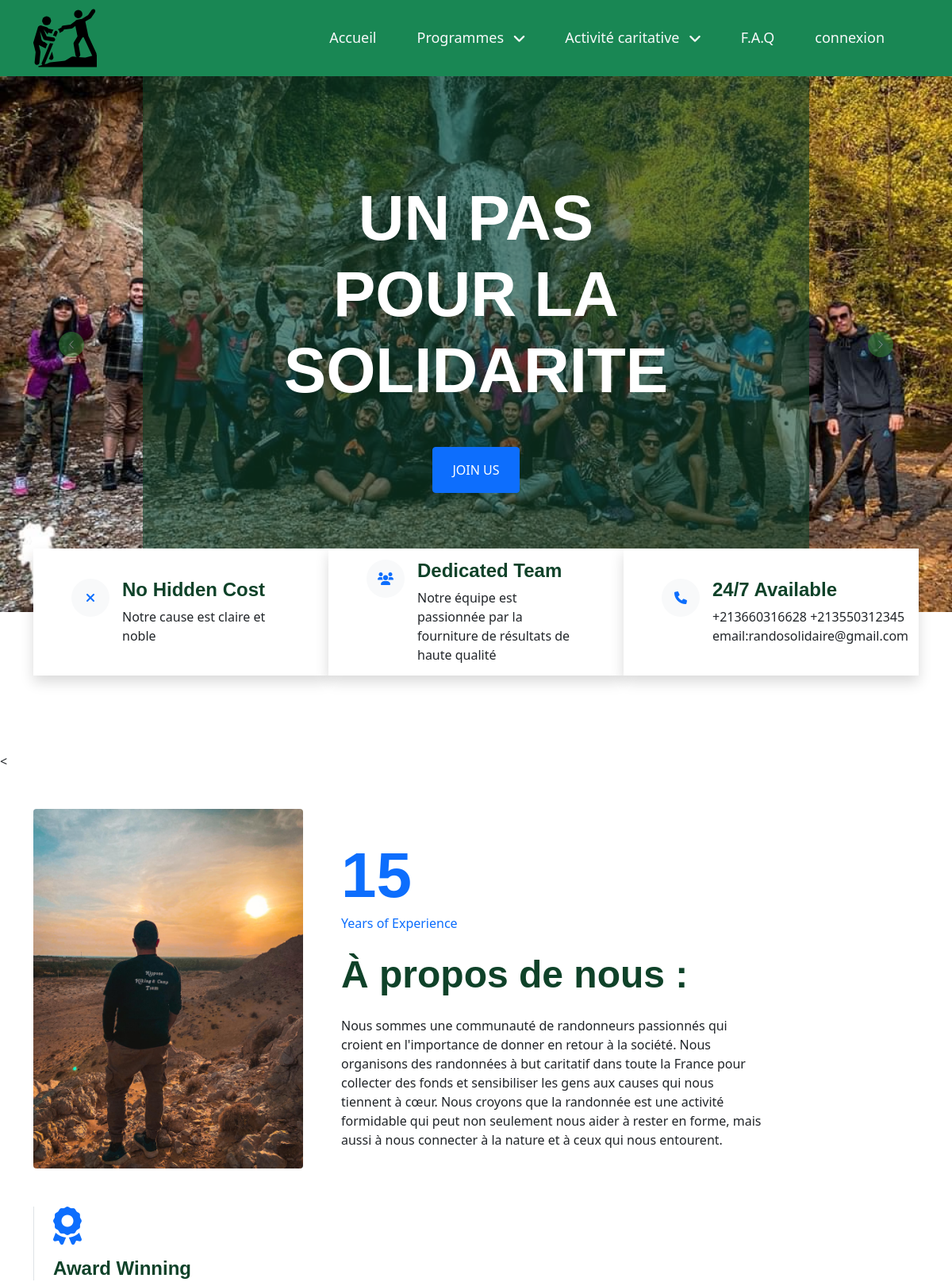
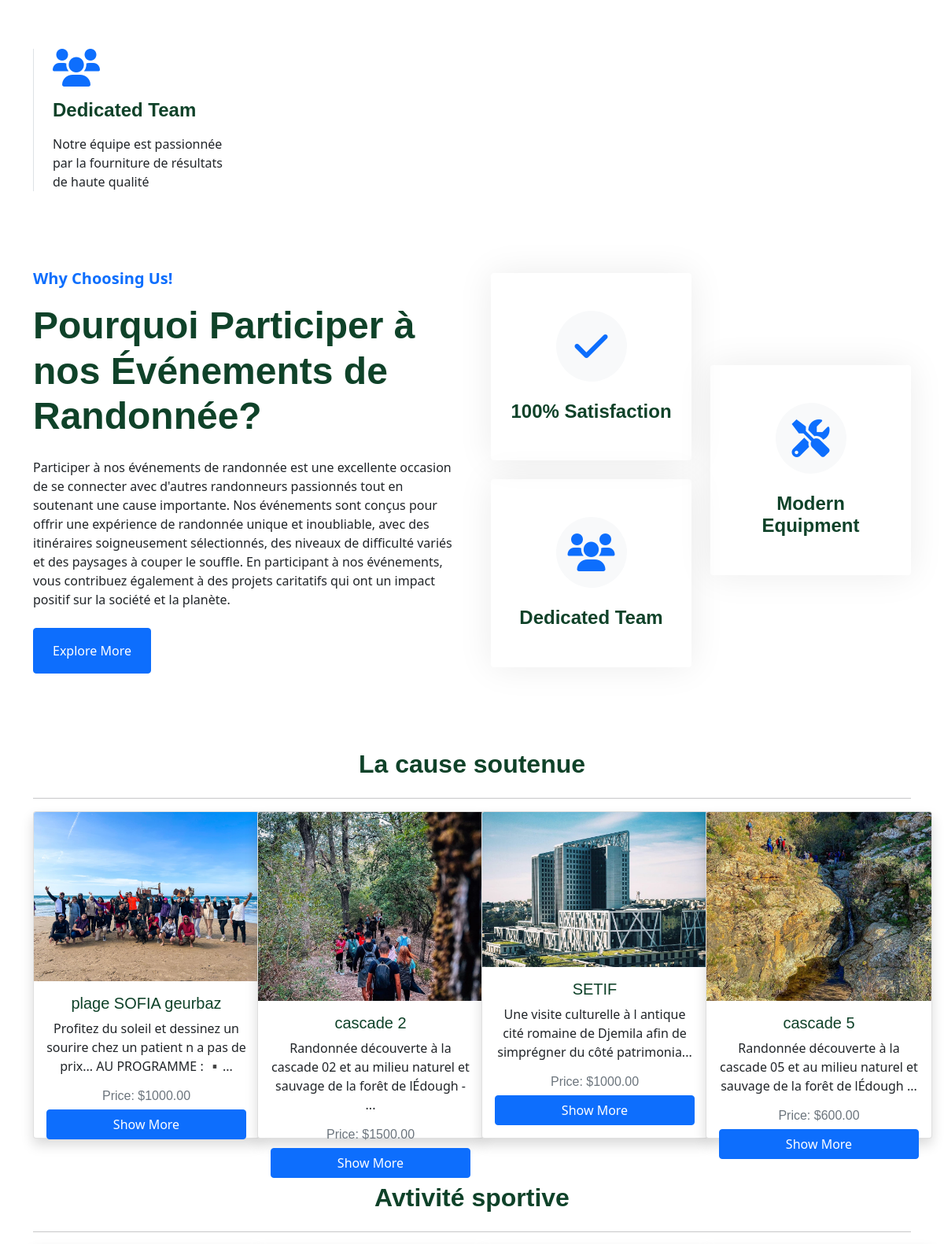
The page / (upper part) on the database its author committed (2 pictures, top to bottom).
### tables this page shows
CREATE TABLE `trips` (
  `id` int(11) NOT NULL,
  `name` varchar(255) NOT NULL,
  `slug` varchar(255) NOT NULL,
  `description` text NOT NULL,
  `start_date` date NOT NULL,
  `end_date` date NOT NULL,
  `trip_price` decimal(10,2) NOT NULL,
  `max_participants` int(11) NOT NULL,
  `status` tinyint(1) NOT NULL,
  `images` text DEFAULT NULL,
  `created_at` timestamp NOT NULL DEFAULT current_timestamp(),
  `updated_at` timestamp NOT NULL DEFAULT current_timestamp() ON UPDATE current_timestamp(),
  `category_id` int(11) NOT NULL,
  `places` int(255) NOT NULL
);

### functions/myfunctions.php (called while the page is built, shortened)
<?php
include(__DIR__ . '/../config/dbcon.php');
function getAllActive($table, $is_profit = null)
{
    global $con;
    $query = "SELECT * FROM $table WHERE status='0' ";
    if ($is_profit !== null) {
        $query .= "AND is_profit='$is_profit'";
    }
    return $query_run = mysqli_query($con, $query);
}
function getTripsByCategory($category_id)
{
    global $con;
    $query = "SELECT * FROM trips WHERE category_id='$category_id' AND status='0'";
    return $query_run = mysqli_query($con, $query);
}
?>

### index.php (the view, shortened to what this page needs)
<?php
    include('includes/header.php');
?>
<div class="container-fluid p-0 wow fadeIn" data-wow-delay="0.1s">
        <div id="header-carousel" class="carousel slide" data-bs-ride="carousel">
            <div class="carousel-inner">
                <div class="carousel-item active">
                    <img class="w-100" src="img/image1.jpg" alt="Image">
                    <div class="carousel-caption">
                        <div class="container">
                            <div class="row justify-content-center">
                                <div class="col-lg-8">
                                    <h1 class="display-1 text-white mb-5 animated slideInDown">UN PAS POUR LA SOLIDARITE</h1>
                                    <a href="register.php" class="btn btn-primary py-sm-3 px-sm-4">JOIN US</a>
                                </div>
                            </div>
                        </div>
                    </div>
                </div>
            </div>
            <button class="carousel-control-prev" type="button" data-bs-target="#header-carousel"
                data-bs-slide="prev">
                <span class="carousel-control-prev-icon" aria-hidden="true"></span>
            </button>
            <button class="carousel-control-next" type="button" data-bs-target="#header-carousel"
                data-bs-slide="next">
                <span class="carousel-control-next-icon" aria-hidden="true"></span>
            </button>
        </div>
    </div>
    <div class="container-fluid top-feature py-5 pt-lg-0">
        <div class="container py-5 pt-lg-0">
            <div class="row gx-0">
                <div class="col-lg-4 wow fadeIn" data-wow-delay="0.1s">
                    <div class="bg-white shadow d-flex align-items-center h-100 px-5" style="min-height: 160px;">
                        <div class="d-flex">
                            <div class="flex-shrink-0 btn-lg-square rounded-circle bg-light">
                                <i class="fa fa-times text-primary"></i>
                            </div>
                            <div class="ps-3">
                                <h4>No Hidden Cost</h4>
                                <span>Notre cause est claire et noble</span>
                            </div>
                        </div>
                    </div>
                </div>
                <div class="col-lg-4 wow fadeIn" data-wow-delay="0.3s">
                    <div class="bg-white shadow d-flex align-items-center h-100 px-5" style="min-height: 160px;">
                        <div class="d-flex">
                            <div class="flex-shrink-0 btn-lg-square rounded-circle bg-light">
                                <i class="fa fa-users text-primary"></i>
                            </div>
                            <div class="ps-3">
                                <h4>Dedicated Team</h4>
                                <span>Notre équipe est passionnée par la fourniture de résultats de haute qualité </span>
                            </div>
                        </div>
                    </div>
                </div>
                <div class="col-lg-4 wow fadeIn" data-wow-delay="0.5s">
                    <div class="bg-white shadow d-flex align-items-center h-100 px-5" style="min-height: 160px;">
                        <div class="d-flex">
                            <div class="flex-shrink-0 btn-lg-square rounded-circle bg-light">
                                <i class="fa fa-phone text-primary"></i>
                            </div>
                            <div class="ps-3">
                                <h4>24/7 Available</h4>
                                <span>+213660316628</span>
                                <span>+213550312345</span>
                                <span>email:randosolidaire@gmail.com</span>
                            </div>
                        </div>
                    </div>
                </div>
            </div>
        </div>
    </div>
<
    <div class="container-xxl py-5">
        <div class="container">
            <div class="row g-5 align-items-end">
                <div class="col-lg-4 wow fadeIn" data-wow-delay="0.1s" style="visibility: visible; animation-delay: 0.1s; animation-name: fadeIn;">
                    <img class="img-fluid rounded" data-wow-delay="0.1s" src="img/image3.jpg">
                </div>
                <div class="col-lg-6 col-md-7 wow fadeInUp" data-wow-delay="0.3s">
                    <h1 class="display-1 text-primary mb-0">15</h1>
                    <p class="text-primary mb-4">Years of Experience</p>
                    <h1 class="display-5 mb-4"> À propos de nous :</h1>
                    <p class="mb-4">Nous sommes une communauté de randonneurs passionnés qui croient en l'importance de donner en retour à la société. Nous organisons des randonnées à but caritatif dans toute la France pour collecter des fonds et sensibiliser les gens aux causes qui nous tiennent à cœur. Nous croyons que la randonnée est une activité formidable qui peut non seulement nous aider à rester en forme, mais aussi à nous connecter à la nature et à ceux qui nous entourent.</p>
                </div>
                <div class="col-lg-3 col-md-12 wow fadeInUp" data-wow-delay="0.5s">
                    <div class="row g-5">
                        <div class="col-12 col-sm-6 col-lg-12">
                            <div class="border-start ps-4">
                                <i class="fa fa-award fa-3x text-primary mb-3"></i>
                                <h4 class="mb-3">Award Winning</h4>
                            </div>
                        </div>
                        <div class="col-12 col-sm-6 col-lg-12">
                            <div class="border-start ps-4">
                                <i class="fa fa-users fa-3x text-primary mb-3"></i>
                                <h4 class="mb-3">Dedicated Team</h4>
                               <span>Notre équipe est passionnée par la fourniture de résultats de haute qualité</span>
                            </div>
                        </div>
                    </div>
                </div>
            </div>
        </div>
    </div>
    <div class="container-xxl py-5">
        <div class="container">
            <div class="row g-5 align-items-center">
                <div class="col-lg-6 wow fadeInUp" data-wow-delay="0.1s">
                    <p class="fs-5 fw-bold text-primary">Why Choosing Us!</p>
                    <h1 class="display-5 mb-4">Pourquoi Participer à nos Événements de Randonnée?</h1>
                    <p class="mb-4">Participer à nos événements de randonnée est une excellente occasion de se connecter avec d'autres randonneurs passionnés tout en soutenant une cause importante. Nos événements sont conçus pour offrir une expérience de randonnée unique et inoubliable, avec des itinéraires soigneusement sélectionnés, des niveaux de difficulté variés et des paysages à couper le souffle. En participant à nos événements, vous contribuez également à des projets caritatifs qui ont un impact positif sur la société et la planète.</p>
                    <a class="btn btn-primary py-3 px-4" href="contact.php">Explore More</a>
                </div>
                <div class="col-lg-6">
                    <div class="row g-4 align-items-center">
                        <div class="col-md-6">
                            <div class="row g-4">
                                <div class="col-12 wow fadeIn" data-wow-delay="0.3s">
                                    <div class="text-center rounded py-5 px-4" style="box-shadow: 0 0 45px rgba(0,0,0,.08);">
                                        <div class="btn-square bg-light rounded-circle mx-auto mb-4" style="width: 90px; height: 90px;">
                                            <i class="fa fa-check fa-3x text-primary"></i>
                                        </div>
                                        <h4 class="mb-0">100% Satisfaction</h4>
                                    </div>
                                </div>
                                <div class="col-12 wow fadeIn" data-wow-delay="0.5s">
                                    <div class="text-center rounded py-5 px-4" style="box-shadow: 0 0 45px rgba(0,0,0,.08);">
                                        <div class="btn-square bg-light rounded-circle mx-auto mb-4" style="width: 90px; height: 90px;">
                                            <i class="fa fa-users fa-3x text-primary"></i>
                                        </div>
                                        <h4 class="mb-0">Dedicated Team</h4>
                                    </div>
                                </div>
                            </div>
                        </div>
                        <div class="col-md-6 wow fadeIn" data-wow-delay="0.7s">
                            <div class="text-center rounded py-5 px-4" style="box-shadow: 0 0 45px rgba(0,0,0,.08);">
                                <div class="btn-square bg-light rounded-circle mx-auto mb-4" style="width: 90px; height: 90px;">
                                    <i class="fa fa-tools fa-3x text-primary"></i>
                                </div>
                                <h4 class="mb-0">Modern Equipment</h4>
                            </div>
                        </div>
                    </div>
                </div>
            </div>
        </div>
</div>
<div class="container-xxl py-5">
    <div class="container">
        <div class="row">
            <div class="col-md-12">
                <h2 class="text-center mb-4">La cause soutenue </h2>
                <hr>
                <div class="row">
                <?php
                $non_profit_categories = getAllActive('categories', 0);
                while ($category = mysqli_fetch_assoc($non_profit_categories)) {
                    $trips = getTripsByCategory($category['id']);
                    while ($trip = mysqli_fetch_assoc($trips)) {
                        ?>
                        <div class="col-md-3 mb-2">
                            <div class="card shadow" style="width: 18rem; height: 26rem;">
                                <img src="uploads/<?= $trip['images']; ?>" alt="trip image" class="card-img-top" style="height: 15rem; object-fit: cover;">
                                <div class="card-body">
                                    <h5 class="text-center"><?= $trip['name']; ?></h5>
                                    <p class="text-center"><?= substr($trip['description'], 0, 100); ?>...</p>
                                    <h6 class="text-center text-muted">Price: $<?= $trip['trip_price']; ?></h6>
                                    <div class="d-grid">
                                        <a href="trip-details.php?slug=<?= $trip['slug']; ?>" class="btn btn-primary">Show More</a>
                                    </div>
                                </div>
                            </div>
                        </div>
                        <?php
                    }
                }
                ?>
                </div>
                <h2 class="text-center mb-4 mt-5">Avtivité sportive</h2>
                <hr>
            </div>
        </div>
    </div>
</div>
<?php include('includes/footer.php'); ?>

### css/style.css (style rules this page uses)
:root { --primary: #348E38; --secondary: #525368; --light: #E8F5E9; --dark: #0F4229; }
h1, .h1, h2, .h2, .fw-bold { font-weight: 700 !important; }
h3, .h3, h4, .h4, .fw-medium { font-weight: 600 !important; }
h5, .h5, h6, .h6, .fw-semi-bold { font-weight: 500 !important; }
.btn { transition: .5s; font-weight: 500; }
.btn-primary, .btn-outline-primary:hover { color: var(--light); }
.btn-square { width: 38px; height: 38px; }
.btn-lg-square { width: 48px; height: 48px; }
.btn-square, .btn-sm-square, .btn-lg-square { padding: 0; display: flex; align-items: center; justify-content: center; font-weight: normal; }
.carousel-caption { top: 0; left: 0; right: 0; bottom: 0; display: flex; align-items: center; justify-content: center; text-align: center; background: rgba(15, 66, 41, .6); z-index: 1; }
.carousel-control-prev, .carousel-control-next { width: 15%; }
.carousel-control-prev-icon, .carousel-control-next-icon { width: 3rem; height: 3rem; border-radius: 3rem; background-color: var(--primary); border: 10px solid var(--primary); }
@media (min-width: 991.98px) { .top-feature { position: relative; margin-top: -80px; z-index: 1; } }

### rows shown on the page
trips: images (picture), name "plage SOFIA geurbaz", description "Profitez du soleil et dessinez un sourire chez un patient n a pas de prix... AU PROGRAMME : ▪️", trip_price "1000.00"
trips: images (picture), name "cascade 2", description "Randonnée découverte à la cascade 02 et au milieu naturel et sauvage de la forêt de lÉdough -", trip_price "1500.00"
trips: images (picture), name "SETIF", description "Une visite culturelle à l antique cité romaine de Djemila afin de simprégner du côté patrimonia", trip_price "1000.00"
trips: images (picture), name "cascade 5", description "Randonnée découverte à la cascade 05 et au milieu naturel et sauvage de la forêt de lÉdough", trip_price "600.00"
